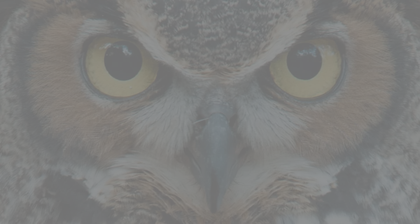
%> input picture SEMINARII/Histograma arcsin/BufnitaS.png, 420 x 224 px, shrunk from 1200 x 640 before the run
$ octave --eval "hist_arcsin('BufnitaS.png');"   (GNU Octave 9; MATLAB toolbox functions it lacks are replaced by stand-ins)
%> lines starting %> are read from the running program, lines starting %| are printed output that depends on the picture
function []=hist_arcsin(nume)
%> called with nume = 'BufnitaS.png'
    % specificarea histogramei (arcsin) pentru o imagine
    % I: nume - fisierul cu imaginea de prelucrat
    % E: -
    % Exemple de apel:
    % hist_arcsin('BufnitaS.png');

    poza=imread(nume);
%> poza is the input picture: size 224x420x3 uint8; mean R, G, B 127.1, 127, 125.5
    [~,~,p]=size(poza);
%> p = 3
    rez=poza;
    im_eq=poza;
    for k=1:p
        [rez(:,:,k),im_eq(:,:,k)]=prelucrare_plan(poza(:,:,k));
    end;
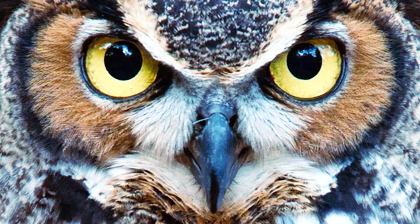
%> im_eq: size 224x420x3 uint8; mean R, G, B 132.3, 132.4, 132.9
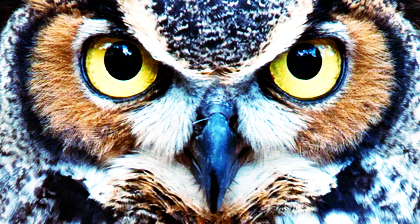
%> rez: size 224x420x3 uint8; mean R, G, B 132.4, 133, 133.7
    figure
        subplot(2,2,1), subimage(poza);
        title('Imaginea initiala');
        subplot(2,2,2), subimage(im_eq);
        title('Imaginea cu histograma egalizata');
        subplot(2,2,4), subimage(rez);
        title('Imaginea cu histograma arcsin');

    figure
        imshow(rez);
        title('Imaginea transformata');

    for k=1:p
        figure
            histograma_rezultat(rez(:,:,k));
            title(['Histograma pentru planul ' num2str(k)]);
    end;
%> this loop made 3 passes
%> pass 1, in hist_arcsin, `title(['Histograma pentru planul ' num2str(k)]);`:
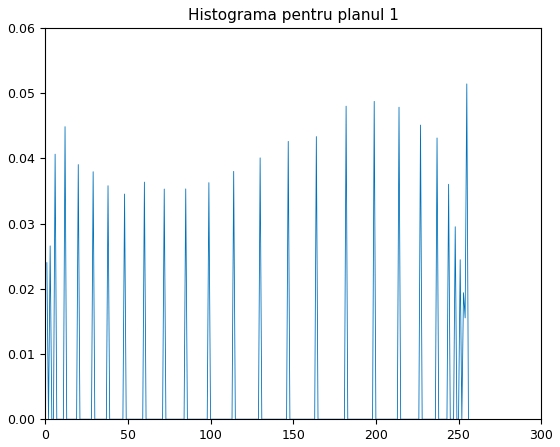
%> figure redrawn from the program's plot data; curve peaks at x = 255, y = 0.0514
%> pass 2, in hist_arcsin, `title(['Histograma pentru planul ' num2str(k)]);`:
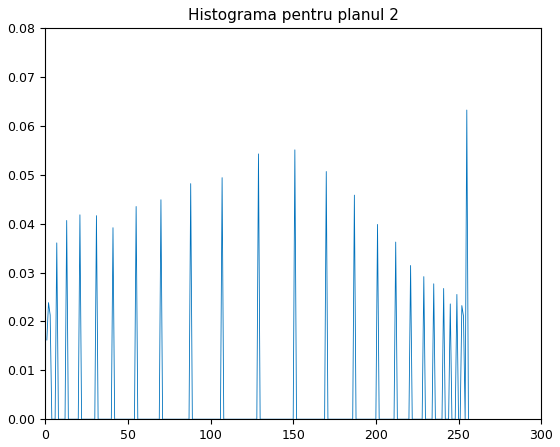
%> figure redrawn from the program's plot data; curve peaks at x = 255, y = 0.0632
%> `hist_arcsin('BufnitaS.png');`:
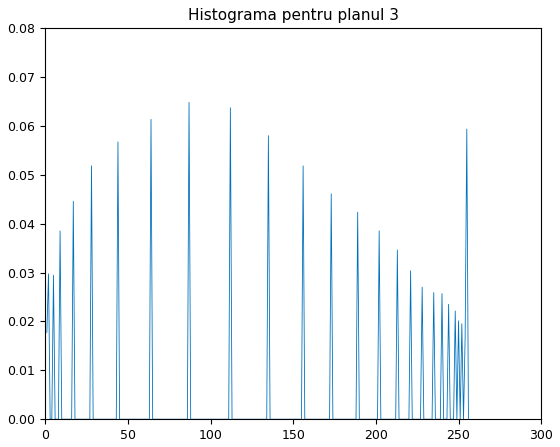
%> figure redrawn from the program's plot data; curve peaks at x = 87, y = 0.0648

    imwrite(rez,[nume '-arcsin.png']);
end

function [r,r1]=prelucrare_plan(plan)
    % prelucrarea histogramei pentru un plan
    % I: plan - planul pe care se lucreaza
    % E: r - planul cu histograma arcsin
    %    r1 - planul cu histograma egalizata

    [m,n]=size(plan);
    L=255;
    h=zeros(1,L+1);
    for i=1:m
        for j=1:n
            h(plan(i,j)+1)=h(plan(i,j)+1)+1;
        end;
    end;
    h=h/(m*n);
    r=zeros(m,n);
    r1=zeros(m,n);
    hnou=zeros(1,L+1);
    hnou(1)=h(1);
    for i=2:L+1
        hnou(i)=hnou(i-1)+h(i);
    end;
    for i=1:m
        for j=1:n
            r(i,j)=127.5*(1+sin(pi*(hnou(plan(i,j)+1)-0.5)));
            r1(i,j)=L*hnou(plan(i,j)+1);
        end;
    end;
    r=uint8(r);
    r1=uint8(r1);
end

function []=histograma_rezultat(plan)
    % reprezentare histograma pentru un plan din imaginea rezultat
    % I: plan - planul pentur care se reprezinta histograma
    % E: -

    [m,n]=size(plan);
    L=255;
    h=zeros(1,L+1);
    for i=1:m
        for j=1:n
            h(plan(i,j)+1)=h(plan(i,j)+1)+1;
        end;
    end;
    h=h/(m*n);

    plot(h);
end
